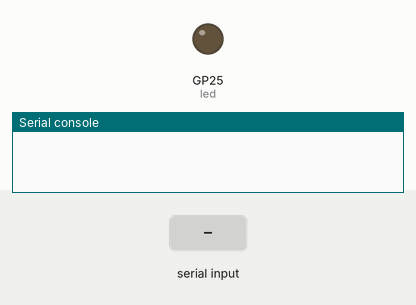
Recording of a program running on a simulated Raspberry Pi Pico running MicroPython. On the bench: output pins drawn as LEDs (lit = HIGH), the last lines printed to the serial console. The inputs (shaded band) are chosen by the test bench.

Above: at 1.2 s.
1.3 s: "b" received over the second serial link
At 2.8 s:
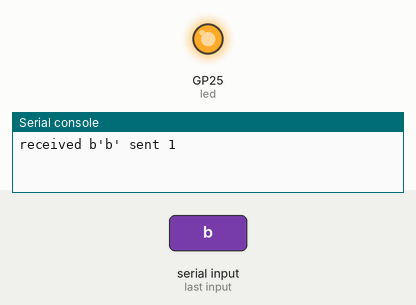
3.5 s: "a" received over the second serial link
5.5 s: "1" received over the second serial link
Timing chart, 0 to 8.5 s (numbered marks = the images above; inputs shaded):
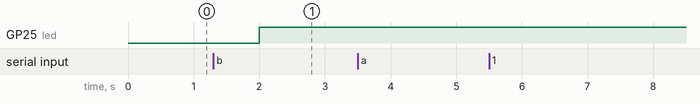

The program:

main.py
```python
from machine import Pin,UART
import time


uart = UART(1, baudrate=9600, tx=Pin(4), rx=Pin(5))
uart.init(bits=8, parity=None, stop=2)
led = Pin("LED", Pin.OUT)

while True:
    data_send = uart.write(b"a")

    if uart.any():
        data_recieved = uart.read()
        print ("received", str(data_recieved), "sent", data_send )
        if data_recieved== b"b":
            led.toggle()
    time.sleep(1)


    '''
    from machine import Pin,UART
import time


uart = UART(1, baudrate=9600, tx=Pin(4), rx=Pin(5))
uart.init(bits=8, parity=None, stop=2)
led = Pin("LED", Pin.OUT)

while True:
    data_send = uart.write(b"b")

    if uart.any():
        data_recieved = uart.read()
        print ("received", str(data_recieved), "sent", data_send )
        if data_recieved== b"a":
            led.toggle()
    time.sleep(1)

    '''
```

Measured:
- after the input at 1.3 s, GP25 (led): LOW → HIGH after 0.70 s
